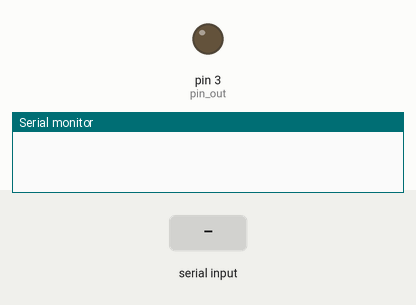
The program below on a simulated Arduino Uno, built with avr-gcc and run on an emulated ATmega328P. Shown: output pins drawn as LEDs (lit = HIGH), the last lines printed to the serial monitor. The inputs (shaded band) are chosen by the test bench.

Above: at 1.2 s.
1.3 s: "u" received over Serial
At 3.1 s:
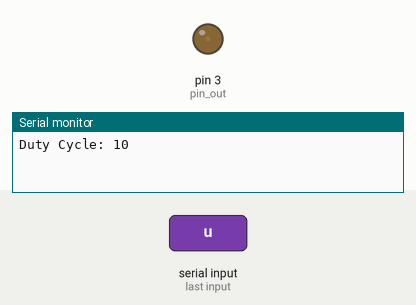
3.8 s: "m" received over Serial
At 6.0 s:
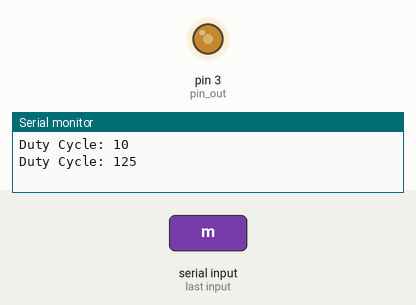
6.3 s: "f" received over Serial
At 8.1 s:
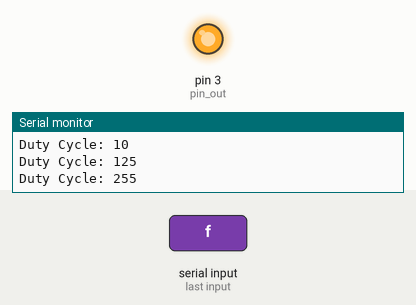
Timing chart, 0 to 9.6 s (numbered marks = the images above; inputs shaded):
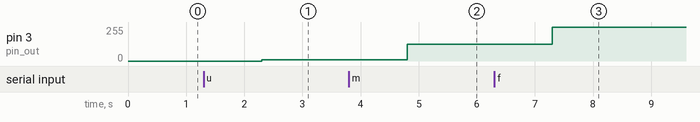

The program:

main.cpp
```cpp
#include <Arduino.h>

int pin_out = 3;
int dutyCycle = 0; // 0-255
String incomingString;

void setup() {
  Serial.begin(9600);
}

void loop() {

  if (Serial.available() > 0){
    incomingString = Serial.readString();

    if (incomingString.equals("u")){
        if (dutyCycle <= 245){
        dutyCycle += 10;}
        analogWrite(pin_out, dutyCycle);
        Serial.print("Duty Cycle: ");
        Serial.println(dutyCycle);
    }
    if (incomingString.equals("d")){
        if (dutyCycle >= 10){
        dutyCycle -= 10;}
        analogWrite(pin_out, dutyCycle);
        Serial.print("Duty Cycle: ");
        Serial.println(dutyCycle);
    }
    if (incomingString.equals("z")){
        dutyCycle = 0;
        analogWrite(pin_out, dutyCycle);
        Serial.print("Duty Cycle: ");
        Serial.println(dutyCycle);
    }
    if (incomingString.equals("m")){
        dutyCycle = 125;
        analogWrite(pin_out, dutyCycle);
        Serial.print("Duty Cycle: ");
        Serial.println(dutyCycle);
    }
    if (incomingString.equals("f")){
        dutyCycle = 255;
        analogWrite(pin_out, dutyCycle);
        Serial.print("Duty Cycle: ");
        Serial.println(dutyCycle);

    }}}  
```

Measured:
- after the input at 1.3 s, pin 3 (pin_out): 0/255 → 10/255 after 1.0 s
- after the input at 3.8 s, pin 3 (pin_out): 10/255 → 125/255 after 1.0 s
- after the input at 6.3 s, pin 3 (pin_out): 125/255 → 255/255 after 1.0 s
